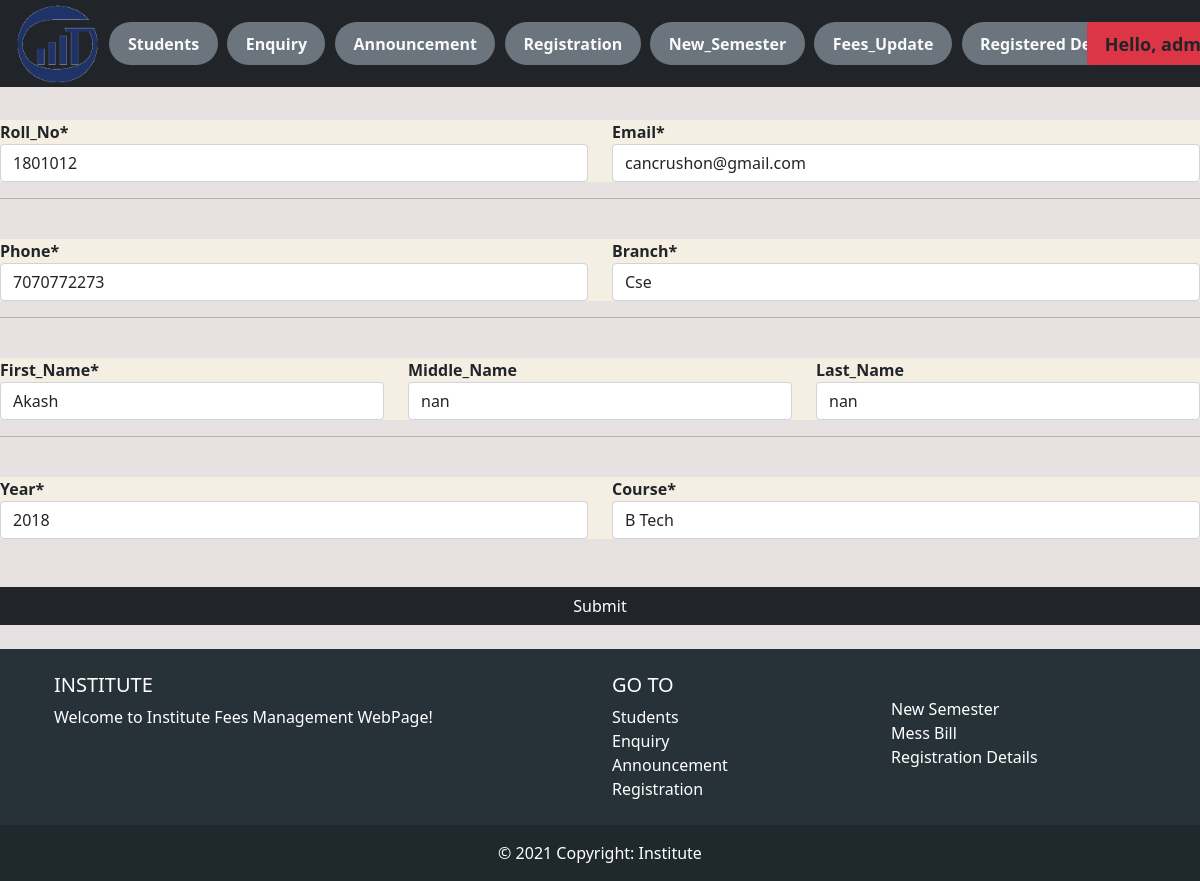
Page /update_student/1801012/ (signed in) on the committed database.
### fees/models.py (models this page shows, shortened)
class Student(models.Model):
    BranchType = models.TextChoices('BranchType', 'CSE ECE')
    date = [str(x) for x in range(2013,2050)]
    date=' '.join(date)
    YearType = models.TextChoices('YearType', date)
    CourseType = models.TextChoices('CourseType', 'B_Tech M_Tech Phd')
    user = models.OneToOneField(User, null=True, on_delete=models.CASCADE)
    roll = models.CharField('Roll_No', max_length=7, primary_key=True, blank=False)
    firstname = models.CharField('First_Name', max_length=250, blank=False)
    middlename = models.CharField('Middle_Name', max_length=250, null=True, blank=True)
    lastname = models.CharField('Last_Name', max_length=250, null=True, blank=True)
    email = models.EmailField('Email', max_length=250, blank=False)
    phone = models.CharField('Phone', max_length=15, blank=False)
    branch = models.CharField('Branch', max_length=3, blank=False, choices=BranchType.choices)
    Year = models.CharField('Year', max_length=4, blank=False, choices=YearType.choices)
    course = models.CharField('Course', max_length=7, blank=False, choices=CourseType.choices)
    datecreated = models.DateTimeField(auto_now_add=True, null=True)
    template = '{} {}'

### fees/decorators.py (the view)
        def wrapper_func(request, *args, **kwargs):
            group = None
            if request.user.groups.exists():
                group = request.user.groups.all()[0].name
            if group in allowed_roles:
                return view_func(request, *args, **kwargs)
            else:
                return HttpResponse('You are not authorize')

### fees/forms.py
class UpdateStudent(ModelForm):
    class Meta:
        model = Student
        fields = ['roll','email','firstname','middlename','lastname','phone','Year','branch','course',]

### fees/views.py (called while the page is built)
@login_required(login_url = 'login')
@allowed_users(allowed_roles=['admin'])
def updateStudent(request, pk):
    student_data = Student.objects.get(roll=pk)
    form = UpdateStudent(instance=student_data)
    if request.method == 'POST':
        form = UpdateStudent(request.POST, instance=student_data)
        if form.is_valid():
            form.save()
            return HttpResponseRedirect(reverse("students",args=(pk,)))
    context = {'data':student_data, 'form':form}
    return render(request, 'fees/student_update.html', context)

### fees/templates/fees/student_update.html (shortened to what this page needs)
{% extends 'fees/main.html' %}
{% load crispy_forms_tags %}
{% block content %}
<br>
<br>
<form action="" method="POST">
  <div class="row" style="background-color: rgb(245, 238, 226);">
    <div class="col-6">
      <strong>{{ form.roll|as_crispy_field }}</strong>
    </div>
    <div class="col-6">
      <strong>{{ form.email|as_crispy_field }}</strong>
    </div>
  </div>
    <hr>
  <br>
  <div class="row" style="background-color: rgb(245, 238, 226);">
    <div class="col-6">
      <strong>{{ form.phone|as_crispy_field }}</strong>
    </div>
    <div class="col-6">
      <strong>{{ form.branch|as_crispy_field }}</strong>
    </div>
  </div>
  <hr>
  <br>
  <div class="row" style="background-color: rgb(245, 238, 226);">
    <div class="col-4">
      <strong>{{ form.firstname|as_crispy_field }}</strong>
    </div>
    <div class="col-4">
      <strong>{{ form.middlename|as_crispy_field }}</strong>
    </div>
    <div class="col-4">
      <strong>{{ form.lastname|as_crispy_field }}</strong>
    </div>
  </div>
  <hr>
  <br>
  <div class="row" style="background-color: rgb(245, 238, 226);">
    <div class="col-6">
      <strong>{{ form.Year|as_crispy_field }}</strong>
    </div>
    <div class="col-6">
      <strong>{{ form.course|as_crispy_field }}</strong>
    </div>
  </div>
  <br>
  <br>
  <div class="row" style="background-color: rgb(245, 238, 226);">
    <input type="submit" name='Submit' class="btn btn-dark">
  </div>
  <br>
</form>
{% endblock  %}

### fees/templates/fees/navbar.html (shortened to what this page needs)
{% load static %}
{% if request.user.is_staff %}
<nav class="navbar navbar-expand-lg navbar-dark bg-dark w-100 p-1" style="position: fixed; z-index: 1;">
  <div class="container-fluid">
    <img src="{% static 'images/LOGOIIITG.png' %}" alt="" style="padding: 0%;width:137px; height:79px;">
    <div class="collapse navbar-collapse" id="navbarNavDropdown"  style="overflow-x:visible;width: 100%;">
      <ul class="navbar-nav">
        <li class="nav-item badge rounded-pill bg-secondary " style="margin-left: 1%; font-size: 100%;">
          <a class="nav-link active text-light" aria-current="page" href="{% url 'home' %}">Students</a>
        </li>
        <li class="nav-item badge rounded-pill bg-secondary " style="margin-left: 1%; font-size: 100%;">
          <a class="nav-link active text-light" href="{% url 'enquiry_admin' %}">Enquiry</a>
        </li>
        <li class="nav-item badge rounded-pill bg-secondary " style="margin-left: 1%; font-size: 100%;">
          <a class="nav-link active text-light" href="{% url 'announcement' %}">Announcement</a>
        </li>
        <li class="nav-item badge rounded-pill bg-secondary " style="margin-left: 1%; font-size: 100%;">
          <a class="nav-link active text-light" href="{% url 'registration' %}">Registration</a>
        </li>
        <li class="nav-item badge rounded-pill bg-secondary " style="margin-left: 1%; font-size: 100%;">
          <a class="nav-link active text-light" href="{% url 'automate_semester' %}">New_Semester</a>
        </li>
        <li class="nav-item badge rounded-pill bg-secondary " style="margin-left: 1%; font-size: 100%;">
          <a class="nav-link active text-light" href="{% url 'automate_fees' %}">Fees_Update</a>
        </li>
        <li class="nav-item badge rounded-pill bg-secondary " style="margin-left: 1%; font-size: 100%;">
          <a class="nav-link active text-light" href="{% url 'registered_details' %}">Registered Details</a>
        </li>
      </ul>
    </div>
    <ul class="nav navbar-nav navbar-right" style="margin-left: 1%; margin: right 1%;">
      <li class="nav-item dropdown badge bg-danger">
        <a class="nav-link dropdown-toggle text-dark" href="#" id="navbarDropdownMenuLink" role="button"
          data-bs-toggle="dropdown" aria-expanded="false" style="margin-left: 1%; font-size: 150%;">
          <span>Hello, {{request.user}} </span>
        </a>
      </li>
    </ul>
  </div>
</nav>
{% endif %}
<br>
<br>
<br>

### static/css/main.css (style rules this page uses)
body { background-color: #e7e1e1; }

### rows in the picture
Student: roll "1801012", email "cancrushon@gmail.com", phone "7070772273", branch "Cse", firstname "Akash", middlename "nan", lastname "nan", Year "2018", course "B Tech"
